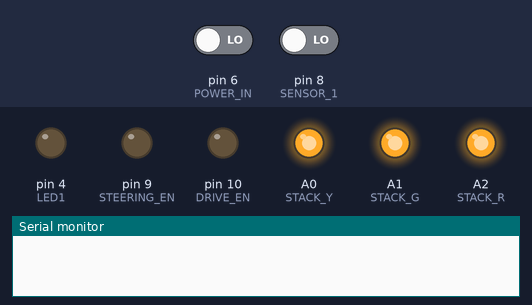
Recording of a sketch running on a simulated Arduino Uno, built with avr-gcc and run on an emulated ATmega328P. Shown: output pins drawn as LEDs (lit = HIGH), the last lines printed to the serial monitor. Inputs (shaded band) come from the test bench; at power-on: pin 8 (SENSOR_1) LOW, pin 6 (POWER_IN) LOW.

Above: at 0.01 s.
At 1.3 s:
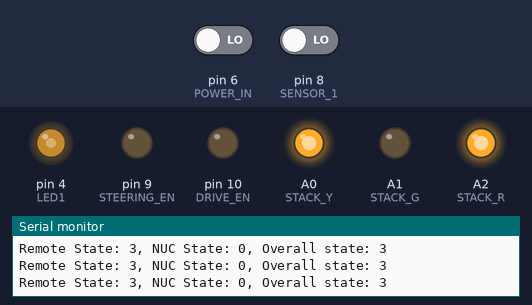
1.4 s: pin 8 (SENSOR_1) driven HIGH
At 1.8 s:
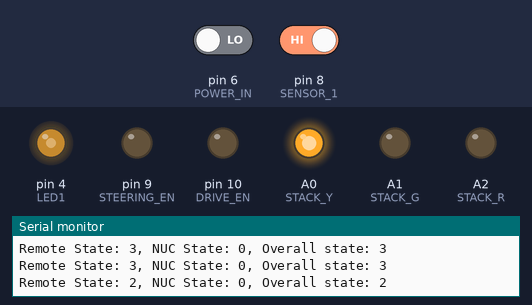
2.9 s: pin 6 (POWER_IN) driven HIGH
Timing chart, 0 to 5.9 s (numbered marks = the images above; inputs shaded):
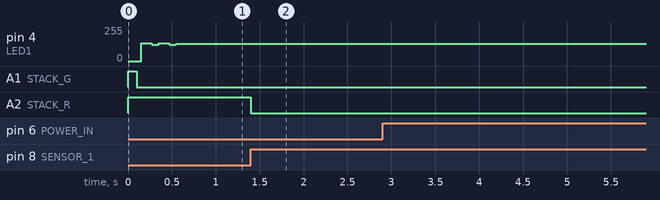

Measured:
- after the input at 1.4 s, A2 (STACK_R): HIGH → LOW at once

The sketch:

EstopMotherboard.ino
```cpp
#include <avr/wdt.h>
#include "EstopMotherboard.h"
#include <Ethernet.h>
#include <EthernetUdp.h>
#include "RJNetUDP.h"
#include "RigatoniNetworkUDP.h"

const static char goMsg[] = "G";
const static char stationaryMsg[] = "S";
const static char resetMsg[] = "R";
const static char eStopMsg[] = "E";

//If we receive this, indicates a hardware failure and we should permanently stop
const static String hardwareFailure = "FAIL";

bool isPermanentlyStopped = false;
byte currentState = RESET;  // default state is RESET

byte steeringIn;          // steering input from radio board
byte driveIn;             // drive input from radio board
byte eBrakeIn;            // ebrake input from radio board, active low
byte powerIn;
byte remoteState = RESET;


unsigned long lastTimePrintedStatus = 0;
unsigned long start_time = 0;

byte nucState = GO; // Default state GO to operate without NUC connected

EthernetUDP Udp;


void stackLights(byte green, byte yellow, byte red) {
  /*
    Sets the stack light to the specified state. Each byte is ON, OFF, or BLINK (predefined constants)
    We handle blinking by checking to see what time it is every time this function is called
    So if this function isn't being called, blinking lights won't blink
  */
  bool blink_status = (millis() / BLINK_PERIOD_MS) % 2; //If blinking lights should be on or off right now

  if (green == BLINK) {
    digitalWrite(STACK_G, blink_status);
  }
  else {
    digitalWrite(STACK_G, green == ON);
  }

  if (yellow == BLINK) {
    digitalWrite(STACK_Y, blink_status);
  }
  else {
    digitalWrite(STACK_Y, yellow == ON);
  }

  if (red == BLINK) {
    digitalWrite(STACK_R, blink_status);
  }
  else {
    digitalWrite(STACK_R, red == ON);
  }
}

void steerDrive(byte steer, byte drive) {
  digitalWrite(STEERING_EN, steer);
  digitalWrite(DRIVE_EN, drive);
}


void writeOutCurrentState() {  // CHANGE, STATUS NEEDS TO GO THROUGH NUC FIRST
  switch (currentState) {
    case GO:    // everything on
      steerDrive(HIGH, HIGH);
      stackLights(ON, OFF, OFF);
      break;
    case STATIONARY:    // steering on, drive off, ebrake not activated
      steerDrive(HIGH, LOW);
      stackLights(ON, ON, OFF);
      break;
    case RESET:    // steering off, drive off, ebrake not activated
      steerDrive(LOW, LOW);
      stackLights(OFF, ON, OFF);
      break;
    case ESTOP:    // steering off, drive off, ebrake activated
      steerDrive(LOW, LOW);
      stackLights(OFF, ON, ON);
      break;
    default:
      steerDrive(LOW, LOW);
      stackLights(OFF, OFF, ON);
      break;
  }
}

void broadcastState() {
  if (millis() - start_time >= MIN_MESSAGE_SPACING) {
    //So we are treating the C-style string as a pointer here because it
    //decays to a pointer when we pass it into a function.
    const char * currentStateMessage;
    switch (currentState) {
      case GO:
        currentStateMessage = goMsg;
        break;
      case STATIONARY:
        currentStateMessage = stationaryMsg;
        break;
      case RESET:
        currentStateMessage = resetMsg;
        break;
      case ESTOP:
        currentStateMessage = eStopMsg;
        break;
    }

    RJNetUDP::sendMessage(currentStateMessage, Udp, broadcastIP);
    Serial.println("Sending message");
    start_time = millis();
  }
}

void checkAllMessages() {
  //Reads all UDP messages to prevent buffer from filling. Doesn' do anything with them though
  Message message1 = RJNetUDP::receiveMessage(Udp);
  while (message1.received) {
    Serial.print("Message from IP: ");
    Serial.print(message1.ipaddress);
    Serial.print(" : ");
    Serial.println(message1.message);
    message1 = RJNetUDP::receiveMessage(Udp);
  }
  // nucState is the message received from NUC?
}


void resetEthernet(void) {
  //Resets the Ethernet shield
  digitalWrite(ETH_RST, LOW);
  delay(1);
  digitalWrite(ETH_RST, HIGH);
  delay(501);
}

void evaluateState(void) {
  steeringIn = digitalRead(STEERING_IN);
  driveIn = digitalRead(DRIVE_IN);
  eBrakeIn = digitalRead(SENSOR_1);
  powerIn = digitalRead(POWER_IN);

  // Check remote state
  if (steeringIn && driveIn && eBrakeIn)
  {
    remoteState = GO; // everything on
  }
  else if (steeringIn && !driveIn && eBrakeIn)
  {
    remoteState = STATIONARY; // steering on, drive off, ebrake not activated
  }
  else if (!steeringIn && !driveIn && eBrakeIn)
  {
    remoteState = RESET;  // steering off, drive off, ebrake not activated
  }
  else if (!steeringIn && !driveIn && !eBrakeIn)
  {
    remoteState = ESTOP;  // steering off, drive off, ebrake activated
  }
  else
  {
    remoteState = ESTOP; // something wrong, better to assume estop
    Serial.println("INVALID REMOTE STATE!");
  }
  // Evaluate remote and nuc states
  if (powerIn)
  {
    isPermanentlyStopped = true;
  }
  else
  {
    isPermanentlyStopped = false;
    // Written out more explicitly for clarity of state machine
    // Lowest level of the nuc state (need to be implemented)/remote state becomes the current state, working up from ESTOP to GO
    if (remoteState == ESTOP || nucState == ESTOP)
    {
      currentState = ESTOP;
    }
    else if (remoteState == RESET || nucState == RESET)
    {
      currentState = RESET;
    }
    else if (remoteState == STATIONARY || nucState == STATIONARY)
    {
      currentState = STATIONARY;
    }
    else if (remoteState == GO || nucState == GO)
    {
      currentState = GO;
    }
    else
    {
      currentState = ESTOP;
      Serial.println("UNEXPECTED STATE!");
    }
  }
}


void setup() {
  pinMode(SENSOR_1, INPUT);
  pinMode(POWER_IN, INPUT);
  pinMode(STEERING_IN, INPUT);
  pinMode(DRIVE_IN, INPUT);
  pinMode(STEERING_EN, OUTPUT);
  pinMode(DRIVE_EN, OUTPUT);
  pinMode(STACK_G, OUTPUT);
  pinMode(STACK_Y, OUTPUT);
  pinMode(STACK_R, OUTPUT);
  pinMode(LED1, OUTPUT);
  pinMode(ETH_RST, OUTPUT);
  pinMode(ETH_CS_PIN, OUTPUT);
  pinMode(17, OUTPUT);   //Default SS pin as output
  //unused
  //pinMode(SAFE_RB, INPUT);
  //pinMode(SENSOR_2, INPUT);
  //pinMode(INT, INPUT);
  digitalWrite(STEERING_EN, LOW);  // Initially start E-stopped
  digitalWrite(DRIVE_EN, LOW);  // Initially start E-stopped
  digitalWrite(STACK_G, HIGH); // change these light settings
  digitalWrite(STACK_Y, HIGH);
  digitalWrite(STACK_R, HIGH);

  delay(100);

  Serial.begin(115200);

  //********** Ethernet Initialization *************//
  /*
  resetEthernet();
  // In case your RJ board wires the chip in an odd config,
  // otherwise, leave commented out
  // You can use Ethernet.init(pin) to configure the CS pin

  delay(10);

  Ethernet.init(ETH_CS_PIN);
  Ethernet.begin(estopMAC, estopIP);

  unsigned long loopCounter = 0;
  while (Ethernet.hardwareStatus() == EthernetNoHardware) {
    digitalWrite(LED1, loopCounter++ % 4 == 0);
    Serial.println("Ethernet shield was not found.  Sorry, can't run without hardware. :(");
    delay(100);
  }

  while (Ethernet.linkStatus() == LinkOFF) {
    digitalWrite(LED1, loopCounter++ % 4 > 0);
    Serial.println("Ethernet cable is not connected.");
    delay(100);
  }

  //If you don't set retransmission to 0, the WIZNET will retry 8 times if it cannot resolve the
  //MAC address of the destination using ARP and block for a long time.
  //With this as 0, will only block for ETH_RETRANSMISSION_DELAY_MS
  Ethernet.setRetransmissionCount(0);
  Ethernet.setRetransmissionTimeout(ETH_RETRANSMISSION_DELAY_MS);  //Set timeout delay before failure of ARP

  //server.begin();
  Udp.begin(RJNetUDP::RJNET_PORT);
  Serial.print("Our address: ");
  Serial.println(Ethernet.localIP());
  */

  // WATCHDOG TIMER
  wdt_reset();
  wdt_enable(WDTO_1S);

}

void loop() {
  wdt_reset();
  evaluateState();

  digitalWrite(LED1, !digitalRead(LED1));

  writeOutCurrentState();
/*
  broadcastState();
  checkAllMessages();
*/

  if (millis() - 500 > lastTimePrintedStatus) {
    lastTimePrintedStatus = millis();
    if (isPermanentlyStopped) {
      Serial.println("PERMANENTLY STOPPED");
    }
    else {
      Serial.print("Remote State: ");
      Serial.print(remoteState);
      Serial.print(", NUC State: ");
      Serial.print(nucState);
      Serial.print(", Overall state: ");
      Serial.println(currentState);
    }
  }
}
```

EstopMotherboard.h
```cpp
#define POWER_IN 6
#define SENSOR_1 8

 // NOTE: Steering and drive pins are switched from the schematic
#define STEERING_IN 1
#define DRIVE_IN 0
#define STEERING_EN 9 // Sensor 2 used to control steering, original pin is 9
#define DRIVE_EN 10

// Unused
//#define SAFE_RB 3
//#define SENSOR_2 12
//#define INT 7

#define STACK_G A1 //Br
#define STACK_Y A0 //Bs
#define STACK_R A2 //W

#define ETH_RST 13
#define ETH_CS_PIN 11

#define LED1 4

//States for state machine
#define GO 0
#define STATIONARY 1
#define RESET 2
#define ESTOP 3

//Easy names for light states
#define OFF 0
#define ON 1
#define BLINK 2

#define BLINK_PERIOD_MS 500
```

RJNet.cpp
```cpp
#include "RJNet.h"

/*
    Class for handling RoboJackets networking communications (Serial and Ethernet) in a safe manner.
    Utilizes Arduino's Stream interface to allow Serial, Ethernet TCP, and any future communication methods.
    Ensures that all messages are sent with a start and end marker to get rid of debug/accidental messages
    and to ensure we get a full message before working on it.
    Messages are sent/received with spaces between data points like <startMarker>data0 data1 data2<endMarker>
    Example: $10.0 2.1 3.0 143;
*/

const char RJNet::startMarker = '$';
const char RJNet::endMarker = ';';

void RJNet() {}

/*
 *  Receives data from client you are connected to in a safe manner.
 *  @Note: not named read() to limit confusion with Arduino Stream library interface
 *
 *  client: Serial, ethernet client or server, other communication method
 */
String RJNet::readData(Stream &client) {
    static boolean recvInProgress = false;
    static byte ndx = 0;
    char rc;
    const uint8_t numChars = 128; //buffer size
    char receivedChars[numChars]; //input buffer
    boolean newData = false;

    while (client.available() > 0 && newData == false) {
        rc = client.read();

        if (recvInProgress == true) {
            if (rc != endMarker) {
                receivedChars[ndx] = rc;
                ndx++;
                if (ndx >= numChars) {
                    ndx = numChars - 1;
                }
            }
            else {
                receivedChars[ndx] = '\0'; // terminate the string
                recvInProgress = false;
                ndx = 0;
                newData = true;
            }
        }

        else if (rc == startMarker) {
            recvInProgress = true;
        }
    }

    if (newData) {
      return receivedChars;
    } else {
      return "";
    }
}

/*
 * Sends info to client (Serial, Ethernet, etc output)
 * @Note: not named print() to limit confusion with Arduino Stream library interface
 * client: Serial, ethernet client or server, other communication method
 * msg: Message to send
 */
void RJNet::sendData(Stream &client, String msg) {
    client.print(addMarkersToMessage(msg));
}

/*
 * Formats String message to have start and end markers.
 * msg: Message to send
 */
String RJNet::addMarkersToMessage(String msg) {
    //add markers
    if (msg.charAt(0) != startMarker) {
        msg = startMarker + msg;
    }
    if (msg.charAt(msg.length() - 1) != endMarker) {
        msg = msg + endMarker;
    }

    return msg;
}
```

RJNet.h
```cpp
#ifndef RJNet_h
#define RJNet_h

#include <Arduino.h>
#include "Stream.h"

class RJNet {
    public:
        RJNet();
        static void sendData(Stream &client, String msg);
        static String readData(Stream &client);
        const static char startMarker;
        const static char endMarker;
    private:
        static String addMarkersToMessage(String msg);
        static String formatMessage(String msg);
};


#endif
```

RJNetUDP.cpp
```cpp
#include "RJNetUDP.h"

const unsigned int RJNetUDP::RJNET_PORT = 8888;
Message RJNetUDP::receiveMessage(EthernetUDP &Udp)
{
    int packetSize = Udp.parsePacket();
    if(packetSize) {
        char packetBuffer[packetSize+1];
        Udp.read(packetBuffer, packetSize);
        packetBuffer[packetSize] = 0; //can only convert null terminated character arrays to String
        return {true, String(packetBuffer), Udp.remoteIP()};
    }
    return {false};
}

void RJNetUDP::sendMessage(const String &message, EthernetUDP &Udp, const IPAddress &remoteIP)
{
    sendMessage(message.c_str(), Udp, remoteIP);
}

void RJNetUDP::sendMessage(const char message[], EthernetUDP &Udp, const IPAddress &remoteIP)
{
    Udp.beginPacket(remoteIP, RJNET_PORT);
    Udp.write(message);
    Udp.endPacket();
}

void RJNetUDP::sendMessage(float num, EthernetUDP &Udp, const IPAddress &remoteIP)
{
    Udp.beginPacket(remoteIP, RJNET_PORT);
    Udp.write(String(num, 5).c_str());  //rounding float to 5 decimal places
    Udp.endPacket();
}
```

RJNetUDP.h
```cpp
#ifndef RJNetUDP_h
#define RJNetUDP_h

#include <Ethernet.h>
#include <EthernetUdp.h>
#include <Arduino.h>

struct Message {
  bool received;
  String message;
  IPAddress ipaddress;
};

//Function that sends message to certain IP
//Function that recieves UDP message if available

class RJNetUDP
{
    public:
        static void sendMessage(const String &message, EthernetUDP &Udp, const IPAddress &remoteIP);  //Sends message in Arduino String format
        static void sendMessage(const char message[], EthernetUDP &Udp, const IPAddress &remoteIP);   //Sends message in C-stye char[] format
        static void sendMessage(float num, EthernetUDP &Udp, const IPAddress &remoteIP);
        static Message receiveMessage(EthernetUDP &Udp);
        const static unsigned int RJNET_PORT;
};


#endif
```

RigatoniNetworkUDP.h
```cpp
#include <Ethernet.h>

//Header file for Ethernet for UDP communications

#define ETH_RETRANSMISSION_DELAY_MS 50  //Time before ARP times out if IP address has never existed in the network.

#define MIN_MESSAGE_SPACING 100 //Send messages at 10 Hz

#define BOARD_RESPONSE_TIMEOUT_MS 500 //If a board hasn't responded for 500ms we assume it has timed out and disconnected.


static const IPAddress nucIP(192, 168, 20, 2);
static const IPAddress estopIP(192, 168, 20, 3);
static const IPAddress driveIP(192, 168, 20, 4);
static const IPAddress steeringIP(192, 168, 20, 5);
static const IPAddress manualIP(192, 168, 20, 6);
static const IPAddress brakeIP(192, 168, 20, 7);
static const IPAddress broadcastIP(192, 168, 20, 255);

const static byte estopMAC[] = {0xDE, 0xAD, 0xBE, 0xEF, 0xFE, 0x03};
const static byte driveMAC[] = {0xDE, 0xAD, 0xBE, 0xEF, 0xFE, 0x04};
const static byte steeringMAC[] = {0xDE, 0xAD, 0xBE, 0xEF, 0xFE, 0x05};
const static byte manualMAC[] = {0xDE, 0xAD, 0xBE, 0xEF, 0xFE, 0x06};
const static byte brakeMAC[] = {0xDE, 0xAD, 0xBE, 0xEF, 0xFE, 0x07};
```
